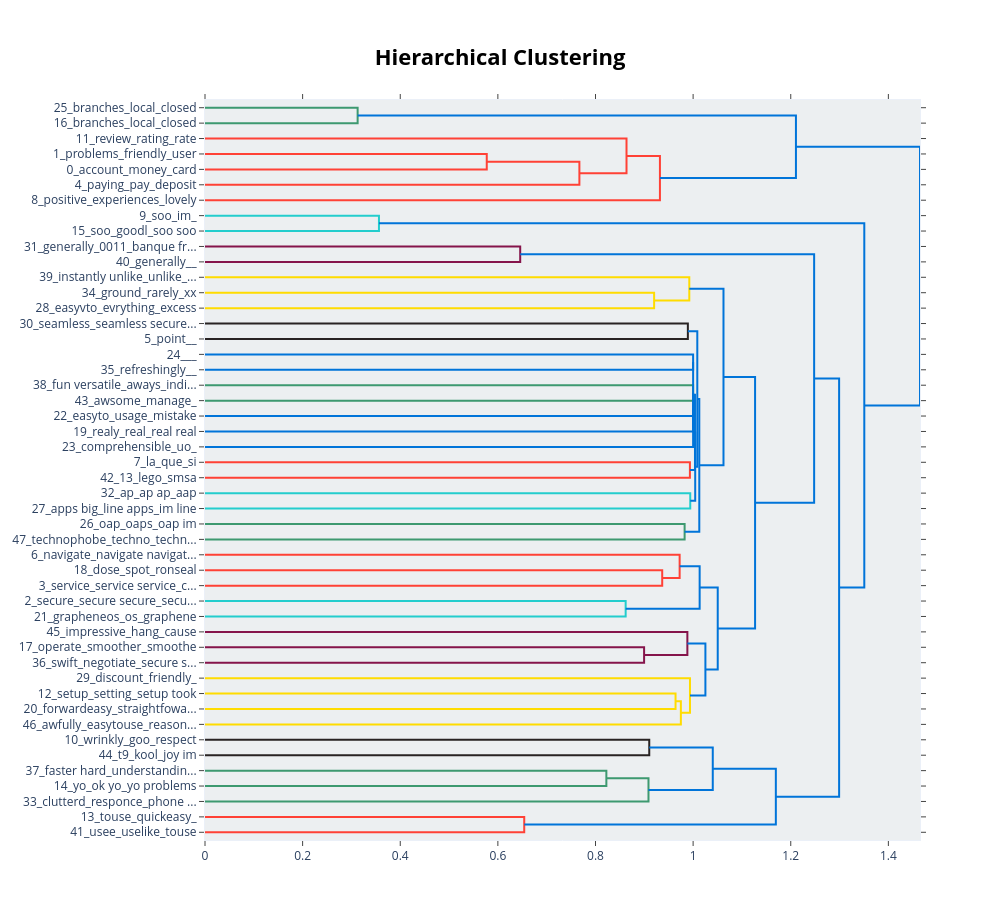

The notebook cell saved with this chart:
### Code cell
# Visualize topics as a hierarchical tree
fig = unseed_topic_model.visualize_hierarchy()
fig.show()

### Figure 1 — Plotly figure (JSON) as saved in the notebook; plotly's stock layout.template omitted (floating-point values rounded to 4 significant figures)
{"data": [{"hoverinfo": "text", "marker": {"color": "rgb(61,153,112)"}, "mode": "lines", "type": "scatter", "x": [0.0, 0.3127, 0.3127, 0.0], "xaxis": "x", "y": [-5.0, -5.0, -15.0, -15.0], "yaxis": "y"}, {"hoverinfo": "text", "marker": {"color": "rgb(255,65,54)"}, "mode": "lines", "type": "scatter", "x": [0.0, 0.5772, 0.5772, 0.0], "xaxis": "x", "y": [-35.0, -35.0, -45.0, -45.0], "yaxis": "y"}, {"hoverinfo": "text", "marker": {"color": "rgb(255,65,54)"}, "mode": "lines", "type": "scatter", "x": [0.5772, 0.767, 0.767, 0.0], "xaxis": "x", "y": [-40.0, -40.0, -55.0, -55.0], "yaxis": "y"}, {"hoverinfo": "text", "marker": {"color": "rgb(255,65,54)"}, "mode": "lines", "type": "scatter", "x": [0.0, 0.8635, 0.8635, 0.767], "xaxis": "x", "y": [-25.0, -25.0, -47.5, -47.5], "yaxis": "y"}, {"hoverinfo": "text", "marker": {"color": "rgb(255,65,54)"}, "mode": "lines", "type": "scatter", "x": [0.8635, 0.932, 0.932, 0.0], "xaxis": "x", "y": [-36.25, -36.25, -65.0, -65.0], "yaxis": "y"}, {"hoverinfo": "text", "marker": {"color": "rgb(0,116,217)"}, "mode": "lines", "type": "scatter", "x": [0.3127, 1.211, 1.211, 0.932], "xaxis": "x", "y": [-10.0, -10.0, -50.62, -50.62], "yaxis": "y"}, {"hoverinfo": "text", "marker": {"color": "rgb(35,205,205)"}, "mode": "lines", "type": "scatter", "x": [0.0, 0.3564, 0.3564, 0.0], "xaxis": "x", "y": [-75.0, -75.0, -85.0, -85.0], "yaxis": "y"}, {"hoverinfo": "text", "marker": {"color": "rgb(133,20,75)"}, "mode": "lines", "type": "scatter", "x": [0.0, 0.6458, 0.6458, 0.0], "xaxis": "x", "y": [-95.0, -95.0, -105.0, -105.0], "yaxis": "y"}, {"hoverinfo": "text", "marker": {"color": "rgb(255,220,0)"}, "mode": "lines", "type": "scatter", "x": [0.0, 0.9201, 0.9201, 0.0], "xaxis": "x", "y": [-125.0, -125.0, -135.0, -135.0], "yaxis": "y"}, {"hoverinfo": "text", "marker": {"color": "rgb(255,220,0)"}, "mode": "lines", "type": "scatter", "x": [0.0, 0.9922, 0.9922, 0.9201], "xaxis": "x", "y": [-115.0, -115.0, -130.0, -130.0], "yaxis": "y"}, {"hoverinfo": "text", "marker": {"color": "rgb(40,35,35)"}, "mode": "lines", "type": "scatter", "x": [0.0, 0.9892, 0.9892, 0.0], "xaxis": "x", "y": [-145.0, -145.0, -155.0, -155.0], "yaxis": "y"}, {"hoverinfo": "text", "marker": {"color": "rgb(0,116,217)"}, "mode": "lines", "type": "scatter", "x": [0.0, 1.0, 1.0, 0.0], "xaxis": "x", "y": [-165.0, -165.0, -175.0, -175.0], "yaxis": "y"}, {"hoverinfo": "text", "marker": {"color": "rgb(61,153,112)"}, "mode": "lines", "type": "scatter", "x": [0.0, 1.0, 1.0, 0.0], "xaxis": "x", "y": [-185.0, -185.0, -195.0, -195.0], "yaxis": "y"}, {"hoverinfo": "text", "marker": {"color": "rgb(0,116,217)"}, "mode": "lines", "type": "scatter", "x": [0.0, 1.0, 1.0, 0.0], "xaxis": "x", "y": [-205.0, -205.0, -215.0, -215.0], "yaxis": "y"}, {"hoverinfo": "text", "marker": {"color": "rgb(0,116,217)"}, "mode": "lines", "type": "scatter", "x": [1.0, 1.0, 1.0, 1.0], "xaxis": "x", "y": [-190.0, -190.0, -210.0, -210.0], "yaxis": "y"}, {"hoverinfo": "text", "marker": {"color": "rgb(0,116,217)"}, "mode": "lines", "type": "scatter", "x": [1.0, 1.0, 1.0, 0.0], "xaxis": "x", "y": [-200.0, -200.0, -225.0, -225.0], "yaxis": "y"}, {"hoverinfo": "text", "marker": {"color": "rgb(0,116,217)"}, "mode": "lines", "type": "scatter", "x": [1.0, 1.0, 1.0, 1.0], "xaxis": "x", "y": [-170.0, -170.0, -212.5, -212.5], "yaxis": "y"}, {"hoverinfo": "text", "marker": {"color": "rgb(255,65,54)"}, "mode": "lines", "type": "scatter", "x": [0.0, 0.9934, 0.9934, 0.0], "xaxis": "x", "y": [-235.0, -235.0, -245.0, -245.0], "yaxis": "y"}, {"hoverinfo": "text", "marker": {"color": "rgb(0,116,217)"}, "mode": "lines", "type": "scatter", "x": [1.0, 1.004, 1.004, 0.9934], "xaxis": "x", "y": [-191.2, -191.2, -240.0, -240.0], "yaxis": "y"}, {"hoverinfo": "text", "marker": {"color": "rgb(35,205,205)"}, "mode": "lines", "type": "scatter", "x": [0.0, 0.9941, 0.9941, 0.0], "xaxis": "x", "y": [-255.0, -255.0, -265.0, -265.0], "yaxis": "y"}, {"hoverinfo": "text", "marker": {"color": "rgb(0,116,217)"}, "mode": "lines", "type": "scatter", "x": [1.004, 1.004, 1.004, 0.9941], "xaxis": "x", "y": [-215.6, -215.6, -260.0, -260.0], "yaxis": "y"}, {"hoverinfo": "text", "marker": {"color": "rgb(0,116,217)"}, "mode": "lines", "type": "scatter", "x": [0.9892, 1.009, 1.009, 1.004], "xaxis": "x", "y": [-150.0, -150.0, -237.8, -237.8], "yaxis": "y"}, {"hoverinfo": "text", "marker": {"color": "rgb(61,153,112)"}, "mode": "lines", "type": "scatter", "x": [0.0, 0.9826, 0.9826, 0.0], "xaxis": "x", "y": [-275.0, -275.0, -285.0, -285.0], "yaxis": "y"}, {"hoverinfo": "text", "marker": {"color": "rgb(0,116,217)"}, "mode": "lines", "type": "scatter", "x": [1.009, 1.013, 1.013, 0.9826], "xaxis": "x", "y": [-193.9, -193.9, -280.0, -280.0], "yaxis": "y"}, {"hoverinfo": "text", "marker": {"color": "rgb(0,116,217)"}, "mode": "lines", "type": "scatter", "x": [0.9922, 1.062, 1.062, 1.013], "xaxis": "x", "y": [-122.5, -122.5, -237.0, -237.0], "yaxis": "y"}, {"hoverinfo": "text", "marker": {"color": "rgb(255,65,54)"}, "mode": "lines", "type": "scatter", "x": [0.0, 0.9367, 0.9367, 0.0], "xaxis": "x", "y": [-305.0, -305.0, -315.0, -315.0], "yaxis": "y"}, {"hoverinfo": "text", "marker": {"color": "rgb(255,65,54)"}, "mode": "lines", "type": "scatter", "x": [0.0, 0.9724, 0.9724, 0.9367], "xaxis": "x", "y": [-295.0, -295.0, -310.0, -310.0], "yaxis": "y"}, {"hoverinfo": "text", "marker": {"color": "rgb(35,205,205)"}, "mode": "lines", "type": "scatter", "x": [0.0, 0.8618, 0.8618, 0.0], "xaxis": "x", "y": [-325.0, -325.0, -335.0, -335.0], "yaxis": "y"}, {"hoverinfo": "text", "marker": {"color": "rgb(0,116,217)"}, "mode": "lines", "type": "scatter", "x": [0.9724, 1.013, 1.013, 0.8618], "xaxis": "x", "y": [-302.5, -302.5, -330.0, -330.0], "yaxis": "y"}, {"hoverinfo": "text", "marker": {"color": "rgb(133,20,75)"}, "mode": "lines", "type": "scatter", "x": [0.0, 0.8996, 0.8996, 0.0], "xaxis": "x", "y": [-355.0, -355.0, -365.0, -365.0], "yaxis": "y"}, {"hoverinfo": "text", "marker": {"color": "rgb(133,20,75)"}, "mode": "lines", "type": "scatter", "x": [0.0, 0.9882, 0.9882, 0.8996], "xaxis": "x", "y": [-345.0, -345.0, -360.0, -360.0], "yaxis": "y"}, {"hoverinfo": "text", "marker": {"color": "rgb(255,220,0)"}, "mode": "lines", "type": "scatter", "x": [0.0, 0.964, 0.964, 0.0], "xaxis": "x", "y": [-385.0, -385.0, -395.0, -395.0], "yaxis": "y"}, {"hoverinfo": "text", "marker": {"color": "rgb(255,220,0)"}, "mode": "lines", "type": "scatter", "x": [0.964, 0.9749, 0.9749, 0.0], "xaxis": "x", "y": [-390.0, -390.0, -405.0, -405.0], "yaxis": "y"}, {"hoverinfo": "text", "marker": {"color": "rgb(255,220,0)"}, "mode": "lines", "type": "scatter", "x": [0.0, 0.9936, 0.9936, 0.9749], "xaxis": "x", "y": [-375.0, -375.0, -397.5, -397.5], "yaxis": "y"}, {"hoverinfo": "text", "marker": {"color": "rgb(0,116,217)"}, "mode": "lines", "type": "scatter", "x": [0.9882, 1.025, 1.025, 0.9936], "xaxis": "x", "y": [-352.5, -352.5, -386.2, -386.2], "yaxis": "y"}, {"hoverinfo": "text", "marker": {"color": "rgb(0,116,217)"}, "mode": "lines", "type": "scatter", "x": [1.013, 1.05, 1.05, 1.025], "xaxis": "x", "y": [-316.2, -316.2, -369.4, -369.4], "yaxis": "y"}, {"hoverinfo": "text", "marker": {"color": "rgb(0,116,217)"}, "mode": "lines", "type": "scatter", "x": [1.062, 1.127, 1.127, 1.05], "xaxis": "x", "y": [-179.7, -179.7, -342.8, -342.8], "yaxis": "y"}, {"hoverinfo": "text", "marker": {"color": "rgb(0,116,217)"}, "mode": "lines", "type": "scatter", "x": [0.6458, 1.248, 1.248, 1.127], "xaxis": "x", "y": [-100.0, -100.0, -261.3, -261.3], "yaxis": "y"}, {"hoverinfo": "text", "marker": {"color": "rgb(40,35,35)"}, "mode": "lines", "type": "scatter", "x": [0.0, 0.9101, 0.9101, 0.0], "xaxis": "x", "y": [-415.0, -415.0, -425.0, -425.0], "yaxis": "y"}, {"hoverinfo": "text", "marker": {"color": "rgb(61,153,112)"}, "mode": "lines", "type": "scatter", "x": [0.0, 0.8222, 0.8222, 0.0], "xaxis": "x", "y": [-435.0, -435.0, -445.0, -445.0], "yaxis": "y"}, {"hoverinfo": "text", "marker": {"color": "rgb(61,153,112)"}, "mode": "lines", "type": "scatter", "x": [0.8222, 0.9086, 0.9086, 0.0], "xaxis": "x", "y": [-440.0, -440.0, -455.0, -455.0], "yaxis": "y"}, {"hoverinfo": "text", "marker": {"color": "rgb(0,116,217)"}, "mode": "lines", "type": "scatter", "x": [0.9101, 1.04, 1.04, 0.9086], "xaxis": "x", "y": [-420.0, -420.0, -447.5, -447.5], "yaxis": "y"}, {"hoverinfo": "text", "marker": {"color": "rgb(255,65,54)"}, "mode": "lines", "type": "scatter", "x": [0.0, 0.654, 0.654, 0.0], "xaxis": "x", "y": [-465.0, -465.0, -475.0, -475.0], "yaxis": "y"}, {"hoverinfo": "text", "marker": {"color": "rgb(0,116,217)"}, "mode": "lines", "type": "scatter", "x": [1.04, 1.169, 1.169, 0.654], "xaxis": "x", "y": [-433.8, -433.8, -470.0, -470.0], "yaxis": "y"}, {"hoverinfo": "text", "marker": {"color": "rgb(0,116,217)"}, "mode": "lines", "type": "scatter", "x": [1.248, 1.299, 1.299, 1.169], "xaxis": "x", "y": [-180.6, -180.6, -451.9, -451.9], "yaxis": "y"}, {"hoverinfo": "text", "marker": {"color": "rgb(0,116,217)"}, "mode": "lines", "type": "scatter", "x": [0.3564, 1.351, 1.351, 1.299], "xaxis": "x", "y": [-80.0, -80.0, -316.3, -316.3], "yaxis": "y"}, {"hoverinfo": "text", "marker": {"color": "rgb(0,116,217)"}, "mode": "lines", "type": "scatter", "x": [1.211, 1.465, 1.465, 1.351], "xaxis": "x", "y": [-30.31, -30.31, -198.1, -198.1], "yaxis": "y"}], "layout": {"autosize": false, "height": 920, "hoverlabel": {"bgcolor": "white", "font": {"family": "Rockwell", "size": 16}}, "hovermode": "closest", "plot_bgcolor": "#ECEFF1", "showlegend": false, "title": {"font": {"color": "Black", "size": 22}, "text": "<b>Hierarchical Clustering</b>", "x": 0.5, "xanchor": "center", "yanchor": "top"}, "width": 1000, "xaxis": {"mirror": "allticks", "rangemode": "tozero", "showgrid": false, "showline": true, "showticklabels": true, "ticks": "outside", "type": "linear", "zeroline": false}, "yaxis": {"mirror": "allticks", "range": [-480, 0], "rangemode": "tozero", "showgrid": false, "showline": true, "showticklabels": true, "tickmode": "array", "ticks": "outside", "ticktext": ["25_branches_local_closed", "16_branches_local_closed", "11_review_rating_rate", "1_problems_friendly_user", "0_account_money_card", "4_paying_pay_deposit", "8_positive_experiences_lovely", "9_soo_im_", "15_soo_goodl_soo soo", "31_generally_0011_banque fr...", "40_generally__", "39_instantly unlike_unlike_...", "34_ground_rarely_xx", "28_easyvto_evrything_excess", "30_seamless_seamless secure...", "5_point__", "24___", "35_refreshingly__", "38_fun versatile_aways_indi...", "43_awsome_manage_", "22_easyto_usage_mistake", "19_realy_real_real real", "23_comprehensible_uo_", "7_la_que_si", "42_13_lego_smsa", "32_ap_ap ap_aap", "27_apps big_line apps_im line", "26_oap_oaps_oap im", "47_technophobe_techno_techn...", "6_navigate_navigate navigat...", "18_dose_spot_ronseal", "3_service_service service_c...", "2_secure_secure secure_secu...", "21_grapheneos_os_graphene", "45_impressive_hang_cause", "17_operate_smoother_smoothe", "36_swift_negotiate_secure s...", "29_discount_friendly_", "12_setup_setting_setup took", "20_forwardeasy_straightfowa...", "46_awfully_easytouse_reason...", "10_wrinkly_goo_respect", "44_t9_kool_joy im", "37_faster hard_understandin...", "14_yo_ok yo_yo problems", "33_clutterd_responce_phone ...", "13_touse_quickeasy_", "41_usee_uselike_touse"], "tickvals": [-5, -15, -25, -35, -45, -55, -65, -75, -85, -95, -105, -115, -125, -135, -145, -155, -165, -175, -185, -195, -205, -215, -225, -235, -245, -255, -265, -275, -285, -295, -305, -315, -325, -335, -345, -355, -365, -375, -385, -395, -405, -415, -425, -435, -445, -455, -465, -475], "type": "linear", "zeroline": false}}}
